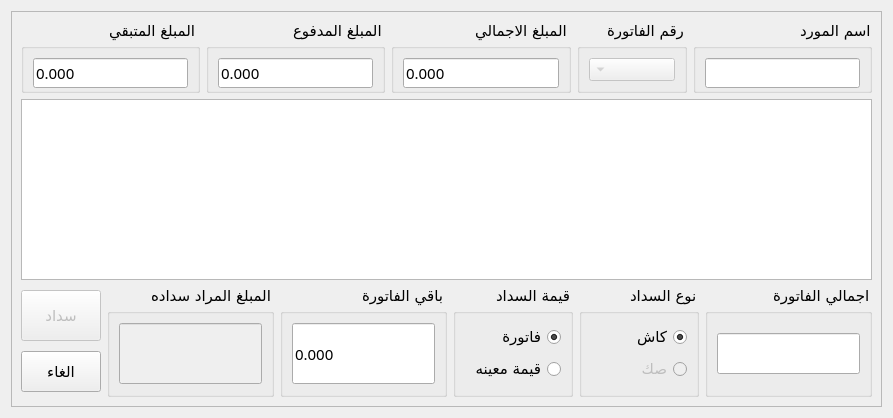
<?xml version="1.0" encoding="UTF-8"?>
<ui version="4.0">
 <class>SupplierDialog</class>
 <widget class="QDialog" name="SupplierDialog">
  <property name="geometry">
   <rect>
    <x>0</x>
    <y>0</y>
    <width>893</width>
    <height>418</height>
   </rect>
  </property>
  <property name="font">
   <font>
    <family>justagain DIN</family>
    <pointsize>11</pointsize>
   </font>
  </property>
  <property name="windowTitle">
   <string>الموردون</string>
  </property>
  <property name="windowIcon">
   <iconset resource="Resources.qrc">
    <normaloff>:/icons/mainicon.ico</normaloff>:/icons/mainicon.ico</iconset>
  </property>
  <property name="layoutDirection">
   <enum>Qt::RightToLeft</enum>
  </property>
  <layout class="QGridLayout" name="gridLayout_7">
   <item row="0" column="0">
    <widget class="QFrame" name="frame">
     <property name="layoutDirection">
      <enum>Qt::RightToLeft</enum>
     </property>
     <property name="frameShape">
      <enum>QFrame::StyledPanel</enum>
     </property>
     <property name="frameShadow">
      <enum>QFrame::Raised</enum>
     </property>
     <layout class="QGridLayout" name="gridLayout">
      <item row="0" column="0" colspan="2">
       <layout class="QGridLayout" name="gridLayout_2">
        <item row="0" column="0">
         <widget class="QGroupBox" name="groupBox_2">
          <property name="minimumSize">
           <size>
            <width>170</width>
            <height>72</height>
           </size>
          </property>
          <property name="title">
           <string>اسم المورد</string>
          </property>
          <layout class="QGridLayout" name="gridLayout_3">
           <item row="0" column="0">
            <widget class="QLineEdit" name="name">
             <property name="minimumSize">
              <size>
               <width>79</width>
               <height>30</height>
              </size>
             </property>
             <property name="readOnly">
              <bool>false</bool>
             </property>
            </widget>
           </item>
          </layout>
         </widget>
        </item>
        <item row="0" column="1">
         <widget class="QGroupBox" name="groupBox_3">
          <property name="minimumSize">
           <size>
            <width>96</width>
            <height>70</height>
           </size>
          </property>
          <property name="title">
           <string>رقم الفاتورة</string>
          </property>
          <layout class="QGridLayout" name="gridLayout_5">
           <item row="0" column="0">
            <widget class="QComboBox" name="cart_id">
             <property name="enabled">
              <bool>false</bool>
             </property>
             <property name="styleSheet">
              <string notr="true">combobox-popup: 0;</string>
             </property>
            </widget>
           </item>
          </layout>
         </widget>
        </item>
        <item row="0" column="2">
         <widget class="QGroupBox" name="groupBox">
          <property name="minimumSize">
           <size>
            <width>170</width>
            <height>72</height>
           </size>
          </property>
          <property name="title">
           <string>المبلغ الاجمالي</string>
          </property>
          <layout class="QGridLayout" name="gridLayout_4">
           <item row="0" column="0">
            <widget class="QLineEdit" name="total_amount">
             <property name="minimumSize">
              <size>
               <width>78</width>
               <height>30</height>
              </size>
             </property>
             <property name="focusPolicy">
              <enum>Qt::NoFocus</enum>
             </property>
             <property name="text">
              <string>0.000</string>
             </property>
             <property name="readOnly">
              <bool>true</bool>
             </property>
            </widget>
           </item>
          </layout>
         </widget>
        </item>
        <item row="0" column="3">
         <widget class="QGroupBox" name="groupBox_9">
          <property name="minimumSize">
           <size>
            <width>170</width>
            <height>72</height>
           </size>
          </property>
          <property name="title">
           <string>المبلغ المدفوع</string>
          </property>
          <layout class="QGridLayout" name="gridLayout_13">
           <item row="0" column="0">
            <widget class="QLineEdit" name="paid_amount">
             <property name="minimumSize">
              <size>
               <width>78</width>
               <height>30</height>
              </size>
             </property>
             <property name="focusPolicy">
              <enum>Qt::NoFocus</enum>
             </property>
             <property name="text">
              <string>0.000</string>
             </property>
             <property name="readOnly">
              <bool>true</bool>
             </property>
            </widget>
           </item>
          </layout>
         </widget>
        </item>
        <item row="0" column="4">
         <widget class="QGroupBox" name="groupBox_8">
          <property name="minimumSize">
           <size>
            <width>170</width>
            <height>72</height>
           </size>
          </property>
          <property name="title">
           <string>المبلغ المتبقي</string>
          </property>
          <layout class="QGridLayout" name="gridLayout_6">
           <item row="0" column="0">
            <widget class="QLineEdit" name="inhold_amount">
             <property name="minimumSize">
              <size>
               <width>78</width>
               <height>30</height>
              </size>
             </property>
             <property name="focusPolicy">
              <enum>Qt::NoFocus</enum>
             </property>
             <property name="text">
              <string>0.000</string>
             </property>
             <property name="readOnly">
              <bool>true</bool>
             </property>
            </widget>
           </item>
          </layout>
         </widget>
        </item>
       </layout>
      </item>
      <item row="1" column="0" colspan="2">
       <widget class="QTableView" name="Cart">
        <property name="enabled">
         <bool>true</bool>
        </property>
        <property name="sizePolicy">
         <sizepolicy hsizetype="Preferred" vsizetype="Fixed">
          <horstretch>0</horstretch>
          <verstretch>0</verstretch>
         </sizepolicy>
        </property>
        <property name="minimumSize">
         <size>
          <width>831</width>
          <height>181</height>
         </size>
        </property>
        <property name="sizeIncrement">
         <size>
          <width>0</width>
          <height>0</height>
         </size>
        </property>
        <property name="focusPolicy">
         <enum>Qt::StrongFocus</enum>
        </property>
        <property name="contextMenuPolicy">
         <enum>Qt::DefaultContextMenu</enum>
        </property>
        <property name="toolTipDuration">
         <number>0</number>
        </property>
        <property name="layoutDirection">
         <enum>Qt::RightToLeft</enum>
        </property>
        <property name="autoFillBackground">
         <bool>false</bool>
        </property>
        <property name="frameShape">
         <enum>QFrame::StyledPanel</enum>
        </property>
        <property name="frameShadow">
         <enum>QFrame::Sunken</enum>
        </property>
        <property name="lineWidth">
         <number>1</number>
        </property>
        <property name="midLineWidth">
         <number>0</number>
        </property>
        <property name="horizontalScrollBarPolicy">
         <enum>Qt::ScrollBarAsNeeded</enum>
        </property>
        <property name="sizeAdjustPolicy">
         <enum>QAbstractScrollArea::AdjustToContents</enum>
        </property>
        <property name="autoScroll">
         <bool>true</bool>
        </property>
        <property name="autoScrollMargin">
         <number>16</number>
        </property>
        <property name="editTriggers">
         <set>QAbstractItemView::NoEditTriggers</set>
        </property>
        <property name="alternatingRowColors">
         <bool>false</bool>
        </property>
        <property name="selectionMode">
         <enum>QAbstractItemView::ExtendedSelection</enum>
        </property>
        <property name="selectionBehavior">
         <enum>QAbstractItemView::SelectRows</enum>
        </property>
        <property name="showGrid">
         <bool>true</bool>
        </property>
        <property name="wordWrap">
         <bool>true</bool>
        </property>
        <property name="cornerButtonEnabled">
         <bool>true</bool>
        </property>
       </widget>
      </item>
      <item row="2" column="0">
       <layout class="QHBoxLayout" name="horizontalLayout">
        <item>
         <widget class="QGroupBox" name="groupBox_4">
          <property name="minimumSize">
           <size>
            <width>141</width>
            <height>81</height>
           </size>
          </property>
          <property name="title">
           <string>اجمالي الفاتورة</string>
          </property>
          <layout class="QGridLayout" name="gridLayout_9">
           <item row="0" column="0">
            <widget class="QLineEdit" name="bill_total">
             <property name="minimumSize">
              <size>
               <width>113</width>
               <height>41</height>
              </size>
             </property>
             <property name="readOnly">
              <bool>true</bool>
             </property>
            </widget>
           </item>
          </layout>
         </widget>
        </item>
        <item>
         <widget class="QGroupBox" name="groupBox_5">
          <property name="minimumSize">
           <size>
            <width>120</width>
            <height>111</height>
           </size>
          </property>
          <property name="title">
           <string>نوع السداد</string>
          </property>
          <layout class="QGridLayout" name="gridLayout_10">
           <item row="0" column="0">
            <widget class="QRadioButton" name="cashpayment">
             <property name="text">
              <string>كاش</string>
             </property>
             <property name="checked">
              <bool>true</bool>
             </property>
            </widget>
           </item>
           <item row="1" column="0">
            <widget class="QRadioButton" name="bankcheck">
             <property name="enabled">
              <bool>false</bool>
             </property>
             <property name="text">
              <string>صك</string>
             </property>
            </widget>
           </item>
          </layout>
         </widget>
        </item>
        <item>
         <widget class="QGroupBox" name="groupBox_6">
          <property name="minimumSize">
           <size>
            <width>120</width>
            <height>111</height>
           </size>
          </property>
          <property name="title">
           <string>قيمة السداد</string>
          </property>
          <layout class="QGridLayout" name="gridLayout_11">
           <item row="0" column="0">
            <widget class="QRadioButton" name="bill_payment">
             <property name="text">
              <string>فاتورة</string>
             </property>
             <property name="checked">
              <bool>true</bool>
             </property>
            </widget>
           </item>
           <item row="1" column="0">
            <widget class="QRadioButton" name="amount_payment">
             <property name="text">
              <string>قيمة معينه</string>
             </property>
            </widget>
           </item>
          </layout>
         </widget>
        </item>
        <item>
         <widget class="QGroupBox" name="groupBox_7">
          <property name="minimumSize">
           <size>
            <width>131</width>
            <height>111</height>
           </size>
          </property>
          <property name="title">
           <string>باقي الفاتورة</string>
          </property>
          <layout class="QGridLayout" name="gridLayout_12">
           <item row="0" column="0">
            <widget class="QLineEdit" name="bill_inhold">
             <property name="minimumSize">
              <size>
               <width>101</width>
               <height>61</height>
              </size>
             </property>
             <property name="text">
              <string>0.000</string>
             </property>
             <property name="readOnly">
              <bool>true</bool>
             </property>
            </widget>
           </item>
          </layout>
         </widget>
        </item>
        <item>
         <widget class="QGroupBox" name="groupBox_10">
          <property name="minimumSize">
           <size>
            <width>131</width>
            <height>111</height>
           </size>
          </property>
          <property name="title">
           <string>المبلغ المراد سداده</string>
          </property>
          <layout class="QGridLayout" name="gridLayout_8">
           <item row="0" column="0">
            <widget class="QLineEdit" name="paymenet_amount">
             <property name="enabled">
              <bool>false</bool>
             </property>
             <property name="minimumSize">
              <size>
               <width>101</width>
               <height>61</height>
              </size>
             </property>
            </widget>
           </item>
          </layout>
         </widget>
        </item>
       </layout>
      </item>
      <item row="2" column="1">
       <layout class="QVBoxLayout" name="verticalLayout">
        <item>
         <widget class="QPushButton" name="pushButton">
          <property name="enabled">
           <bool>false</bool>
          </property>
          <property name="minimumSize">
           <size>
            <width>75</width>
            <height>51</height>
           </size>
          </property>
          <property name="focusPolicy">
           <enum>Qt::NoFocus</enum>
          </property>
          <property name="text">
           <string>سداد</string>
          </property>
         </widget>
        </item>
        <item>
         <widget class="QPushButton" name="pushButton_2">
          <property name="minimumSize">
           <size>
            <width>75</width>
            <height>41</height>
           </size>
          </property>
          <property name="focusPolicy">
           <enum>Qt::NoFocus</enum>
          </property>
          <property name="text">
           <string>الغاء</string>
          </property>
         </widget>
        </item>
       </layout>
      </item>
     </layout>
    </widget>
   </item>
  </layout>
 </widget>
 <resources>
  <include location="Resources.qrc"/>
 </resources>
 <connections>
  <connection>
   <sender>paymenet_amount</sender>
   <signal>returnPressed()</signal>
   <receiver>pushButton</receiver>
   <slot>click()</slot>
   <hints>
    <hint type="sourcelabel">
     <x>173</x>
     <y>339</y>
    </hint>
    <hint type="destinationlabel">
     <x>74</x>
     <y>321</y>
    </hint>
   </hints>
  </connection>
  <connection>
   <sender>pushButton_2</sender>
   <signal>clicked()</signal>
   <receiver>SupplierDialog</receiver>
   <slot>close()</slot>
   <hints>
    <hint type="sourcelabel">
     <x>51</x>
     <y>382</y>
    </hint>
    <hint type="destinationlabel">
     <x>44</x>
     <y>416</y>
    </hint>
   </hints>
  </connection>
 </connections>
</ui>
